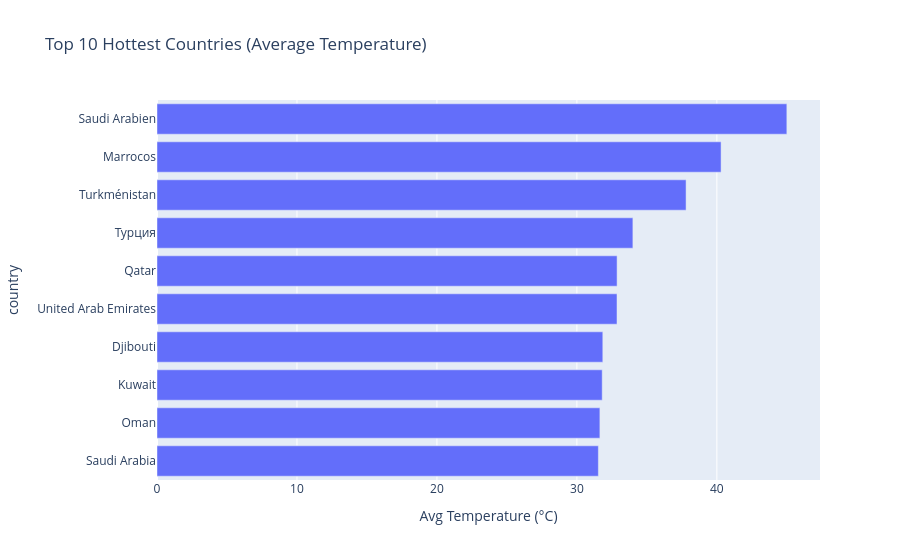

Notebook cell for this chart:
### Code cell
top_hot = df.groupby('country')['temperature_celsius'] \
            .mean() \
            .sort_values(ascending=False) \
            .head(10) \
            .reset_index()

fig = px.bar(
    top_hot.sort_values('temperature_celsius'),
    x='temperature_celsius',
    y='country',
    orientation='h',
    title='Top 10 Hottest Countries (Average Temperature)',
    labels={'temperature_celsius':'Avg Temperature (°C)'}
)

fig.show()

### Figure 1 — Plotly figure (JSON) as saved in the notebook; plotly's stock layout.template omitted (floating-point values rounded to 4 significant figures)
{"data": [{"hovertemplate": "Avg Temperature (°C)=%{x}<br>country=%{y}<extra></extra>", "legendgroup": "", "marker": {"color": "#636efa", "pattern": {"shape": ""}}, "name": "", "orientation": "h", "showlegend": false, "textposition": "auto", "type": "bar", "x": [31.53, 31.64, 31.81, 31.85, 32.87, 32.87, 34.0, 37.8, 40.3, 45.0], "xaxis": "x", "y": ["Saudi Arabia", "Oman", "Kuwait", "Djibouti", "United Arab Emirates", "Qatar", "Турция", "Turkménistan", "Marrocos", "Saudi Arabien"], "yaxis": "y"}], "layout": {"barmode": "relative", "legend": {"tracegroupgap": 0}, "title": {"text": "Top 10 Hottest Countries (Average Temperature)"}, "xaxis": {"anchor": "y", "domain": [0, 1], "title": {"text": "Avg Temperature (°C)"}}, "yaxis": {"anchor": "x", "domain": [0, 1], "title": {"text": "country"}}}}
